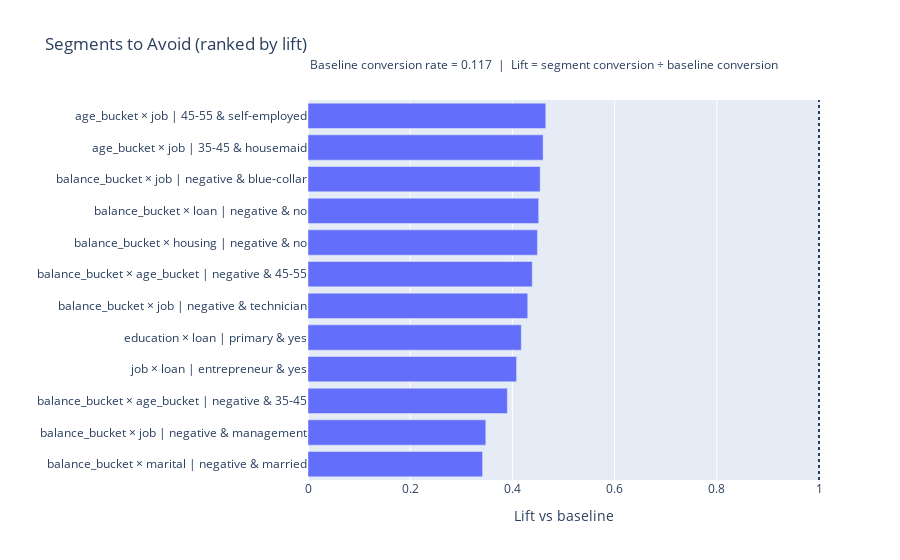

Notebook code cell kept with this figure:
### Code cell
top_avoids_vis = avoids.head(12).copy()
top_avoids_vis["label"] = top_avoids_vis["segment_type"] + " | " + top_avoids_vis["segment"]

fig = px.bar(
    top_avoids_vis.sort_values("lift"),
    x="lift",
    y="label",
    orientation="h",
    title="Segments to Avoid (ranked by lift)",
)
# Baseline annotation (appears once above table)
fig.add_annotation(
    text=(
        f"Baseline conversion rate = {baseline:.3f}  |  "
        "Lift = segment conversion ÷ baseline conversion"
    ),
    x=0,
    y=1.12,
    xref="paper",
    yref="paper",
    showarrow=False,
    align="left"
)
fig.add_vline(x=1.0, line_dash="dot")
fig.update_layout(xaxis_title="Lift vs baseline", yaxis_title="")
fig.show()

### Figure 1 — Plotly figure (JSON) as saved in the notebook; plotly's stock layout.template omitted (floating-point values rounded to 4 significant figures)
{"data": [{"hovertemplate": "lift=%{x}<br>label=%{y}<extra></extra>", "legendgroup": "", "marker": {"color": "#636efa", "pattern": {"shape": ""}}, "name": "", "orientation": "h", "showlegend": false, "textposition": "auto", "type": "bar", "x": [0.3416, 0.348, 0.3901, 0.4082, 0.4174, 0.43, 0.4389, 0.449, 0.4515, 0.4544, 0.4601, 0.4654], "xaxis": "x", "y": ["balance_bucket × marital | negative & married", "balance_bucket × job | negative & management", "balance_bucket × age_bucket | negative & 35-45", "job × loan | entrepreneur & yes", "education × loan | primary & yes", "balance_bucket × job | negative & technician", "balance_bucket × age_bucket | negative & 45-55", "balance_bucket × housing | negative & no", "balance_bucket × loan | negative & no", "balance_bucket × job | negative & blue-collar", "age_bucket × job | 35-45 & housemaid", "age_bucket × job | 45-55 & self-employed"], "yaxis": "y"}], "layout": {"annotations": [{"align": "left", "showarrow": false, "text": "Baseline conversion rate = 0.117  |  Lift = segment conversion ÷ baseline conversion", "x": 0, "xref": "paper", "y": 1.12, "yref": "paper"}], "barmode": "relative", "legend": {"tracegroupgap": 0}, "shapes": [{"line": {"dash": "dot"}, "type": "line", "x0": 1, "x1": 1, "xref": "x", "y0": 0, "y1": 1, "yref": "y domain"}], "title": {"text": "Segments to Avoid (ranked by lift)"}, "xaxis": {"anchor": "y", "domain": [0, 1], "title": {"text": "Lift vs baseline"}}, "yaxis": {"anchor": "x", "domain": [0, 1], "title": {"text": ""}}}}
